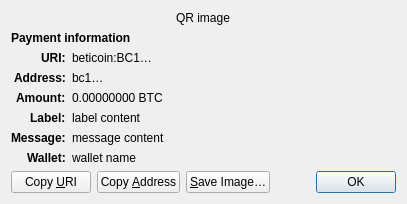
<?xml version="1.0" encoding="UTF-8"?>
<ui version="4.0">
 <class>ReceiveRequestDialog</class>
 <widget class="QDialog" name="ReceiveRequestDialog">
  <property name="geometry">
   <rect>
    <x>0</x>
    <y>0</y>
    <width>413</width>
    <height>229</height>
   </rect>
  </property>
  <property name="windowTitle">
   <string>Request payment to …</string>
  </property>
  <layout class="QGridLayout" name="gridLayout" columnstretch="0,1">
   <property name="sizeConstraint">
    <enum>QLayout::SetFixedSize</enum>
   </property>
   <item row="0" column="0" colspan="2" alignment="Qt::AlignHCenter">
    <widget class="QRImageWidget" name="qr_code">
     <property name="text">
      <string notr="true">QR image</string>
     </property>
     <property name="textInteractionFlags">
      <set>Qt::NoTextInteraction</set>
     </property>
    </widget>
   </item>
   <item row="1" column="0" colspan="2">
    <widget class="QLabel" name="payment_header">
     <property name="font">
      <font>
       <weight>75</weight>
       <bold>true</bold>
      </font>
     </property>
     <property name="text">
      <string>Payment information</string>
     </property>
     <property name="textInteractionFlags">
      <set>Qt::NoTextInteraction</set>
     </property>
    </widget>
   </item>
   <item row="2" column="0" alignment="Qt::AlignRight|Qt::AlignTop">
    <widget class="QLabel" name="uri_tag">
     <property name="font">
      <font>
       <weight>75</weight>
       <bold>true</bold>
      </font>
     </property>
     <property name="text">
      <string notr="true">URI:</string>
     </property>
     <property name="textFormat">
      <enum>Qt::PlainText</enum>
     </property>
     <property name="textInteractionFlags">
      <set>Qt::NoTextInteraction</set>
     </property>
    </widget>
   </item>
   <item row="2" column="1" alignment="Qt::AlignTop">
    <widget class="QLabel" name="uri_content">
     <property name="text">
      <string notr="true">beticoin:BC1…</string>
     </property>
     <property name="textFormat">
      <enum>Qt::RichText</enum>
     </property>
     <property name="wordWrap">
      <bool>true</bool>
     </property>
     <property name="textInteractionFlags">
      <set>Qt::TextSelectableByMouse</set>
     </property>
    </widget>
   </item>
   <item row="3" column="0" alignment="Qt::AlignRight|Qt::AlignTop">
    <widget class="QLabel" name="address_tag">
     <property name="font">
      <font>
       <weight>75</weight>
       <bold>true</bold>
      </font>
     </property>
     <property name="text">
      <string>Address:</string>
     </property>
     <property name="textInteractionFlags">
      <set>Qt::NoTextInteraction</set>
     </property>
    </widget>
   </item>
   <item row="3" column="1" alignment="Qt::AlignTop">
    <widget class="QLabel" name="address_content">
     <property name="text">
      <string notr="true">bc1…</string>
     </property>
     <property name="textFormat">
      <enum>Qt::PlainText</enum>
     </property>
     <property name="textInteractionFlags">
      <set>Qt::TextSelectableByMouse</set>
     </property>
    </widget>
   </item>
   <item row="4" column="0" alignment="Qt::AlignRight|Qt::AlignTop">
    <widget class="QLabel" name="amount_tag">
     <property name="font">
      <font>
       <weight>75</weight>
       <bold>true</bold>
      </font>
     </property>
     <property name="text">
      <string>Amount:</string>
     </property>
     <property name="textInteractionFlags">
      <set>Qt::NoTextInteraction</set>
     </property>
    </widget>
   </item>
   <item row="4" column="1" alignment="Qt::AlignTop">
    <widget class="QLabel" name="amount_content">
     <property name="text">
      <string notr="true">0.00000000 BTC</string>
     </property>
     <property name="textFormat">
      <enum>Qt::PlainText</enum>
     </property>
     <property name="textInteractionFlags">
      <set>Qt::TextSelectableByMouse</set>
     </property>
    </widget>
   </item>
   <item row="5" column="0" alignment="Qt::AlignRight|Qt::AlignTop">
    <widget class="QLabel" name="label_tag">
     <property name="font">
      <font>
       <weight>75</weight>
       <bold>true</bold>
      </font>
     </property>
     <property name="text">
      <string>Label:</string>
     </property>
     <property name="textInteractionFlags">
      <set>Qt::NoTextInteraction</set>
     </property>
    </widget>
   </item>
   <item row="5" column="1" alignment="Qt::AlignTop">
    <widget class="QLabel" name="label_content">
     <property name="text">
      <string notr="true">label content</string>
     </property>
     <property name="textFormat">
      <enum>Qt::PlainText</enum>
     </property>
     <property name="wordWrap">
      <bool>true</bool>
     </property>
     <property name="textInteractionFlags">
      <set>Qt::TextSelectableByMouse</set>
     </property>
    </widget>
   </item>
   <item row="6" column="0" alignment="Qt::AlignRight|Qt::AlignTop">
    <widget class="QLabel" name="message_tag">
     <property name="font">
      <font>
       <weight>75</weight>
       <bold>true</bold>
      </font>
     </property>
     <property name="text">
      <string>Message:</string>
     </property>
     <property name="textInteractionFlags">
      <set>Qt::NoTextInteraction</set>
     </property>
    </widget>
   </item>
   <item row="6" column="1" alignment="Qt::AlignTop">
    <widget class="QLabel" name="message_content">
     <property name="text">
      <string notr="true">message content</string>
     </property>
     <property name="textFormat">
      <enum>Qt::PlainText</enum>
     </property>
     <property name="wordWrap">
      <bool>true</bool>
     </property>
     <property name="textInteractionFlags">
      <set>Qt::TextSelectableByMouse</set>
     </property>
    </widget>
   </item>
   <item row="7" column="0" alignment="Qt::AlignRight|Qt::AlignTop">
    <widget class="QLabel" name="wallet_tag">
     <property name="font">
      <font>
       <weight>75</weight>
       <bold>true</bold>
      </font>
     </property>
     <property name="text">
      <string>Wallet:</string>
     </property>
     <property name="textInteractionFlags">
      <set>Qt::NoTextInteraction</set>
     </property>
    </widget>
   </item>
   <item row="7" column="1" alignment="Qt::AlignTop">
    <widget class="QLabel" name="wallet_content">
     <property name="text">
      <string notr="true">wallet name</string>
     </property>
     <property name="textFormat">
      <enum>Qt::PlainText</enum>
     </property>
     <property name="wordWrap">
      <bool>true</bool>
     </property>
     <property name="textInteractionFlags">
      <set>Qt::TextSelectableByMouse</set>
     </property>
    </widget>
   </item>
   <item row="8" column="0" colspan="2">
    <layout class="QHBoxLayout" name="horizontalLayout">
     <item>
      <widget class="QPushButton" name="btnCopyURI">
       <property name="text">
        <string>Copy &amp;URI</string>
       </property>
       <property name="autoDefault">
        <bool>false</bool>
       </property>
      </widget>
     </item>
     <item>
      <widget class="QPushButton" name="btnCopyAddress">
       <property name="text">
        <string>Copy &amp;Address</string>
       </property>
       <property name="autoDefault">
        <bool>false</bool>
       </property>
      </widget>
     </item>
     <item>
      <widget class="QPushButton" name="btnSaveAs">
       <property name="text">
        <string>&amp;Save Image…</string>
       </property>
       <property name="autoDefault">
        <bool>false</bool>
       </property>
      </widget>
     </item>
     <item>
      <spacer name="horizontalSpacer_2">
       <property name="orientation">
        <enum>Qt::Horizontal</enum>
       </property>
       <property name="sizeHint" stdset="0">
        <size>
         <width>40</width>
         <height>20</height>
        </size>
       </property>
      </spacer>
     </item>
     <item>
      <widget class="QDialogButtonBox" name="buttonBox">
       <property name="focusPolicy">
        <enum>Qt::StrongFocus</enum>
       </property>
       <property name="standardButtons">
        <set>QDialogButtonBox::Ok</set>
       </property>
      </widget>
     </item>
    </layout>
   </item>
  </layout>
 </widget>
 <customwidgets>
  <customwidget>
   <class>QRImageWidget</class>
   <extends>QLabel</extends>
   <header>qt/qrimagewidget.h</header>
  </customwidget>
 </customwidgets>
 <tabstops>
  <tabstop>buttonBox</tabstop>
  <tabstop>btnCopyURI</tabstop>
  <tabstop>btnCopyAddress</tabstop>
  <tabstop>btnSaveAs</tabstop>
 </tabstops>
 <resources/>
 <connections>
  <connection>
   <sender>buttonBox</sender>
   <signal>accepted()</signal>
   <receiver>ReceiveRequestDialog</receiver>
   <slot>accept()</slot>
   <hints>
    <hint type="sourcelabel">
     <x>135</x>
     <y>230</y>
    </hint>
    <hint type="destinationlabel">
     <x>135</x>
     <y>126</y>
    </hint>
   </hints>
  </connection>
 </connections>
</ui>
